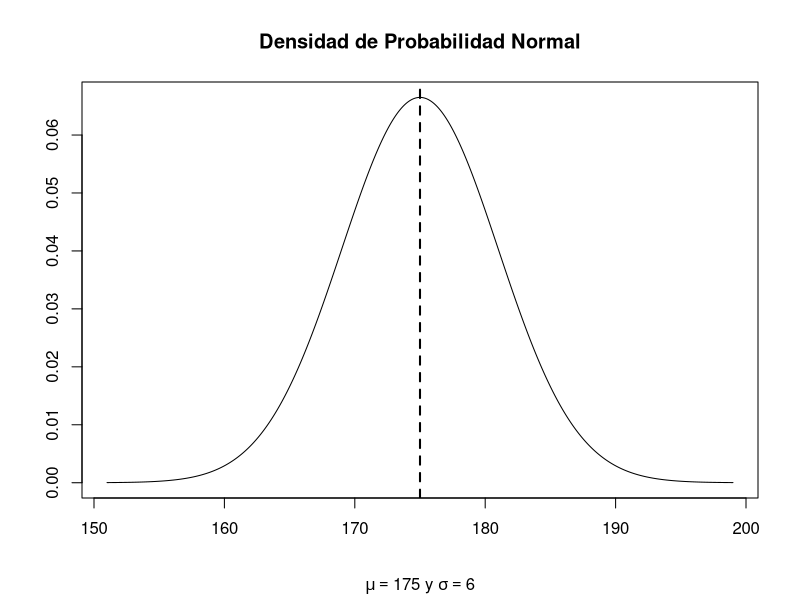
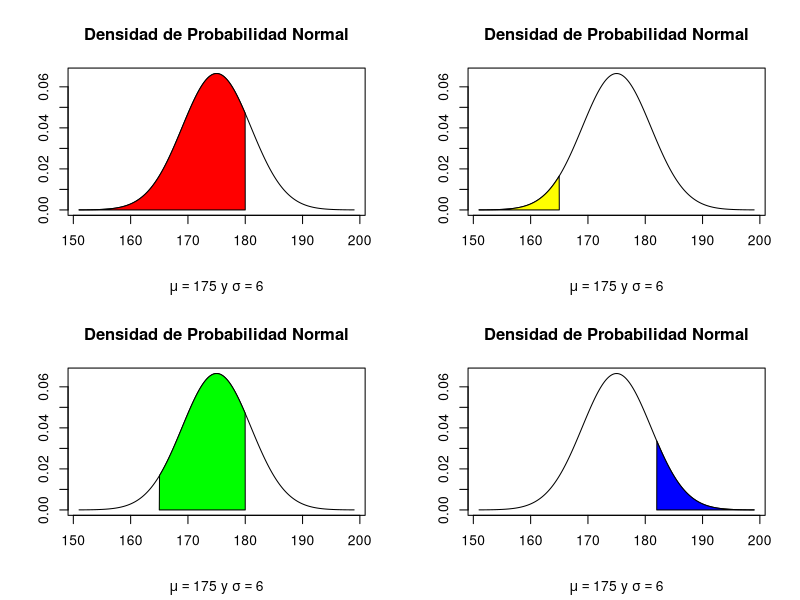
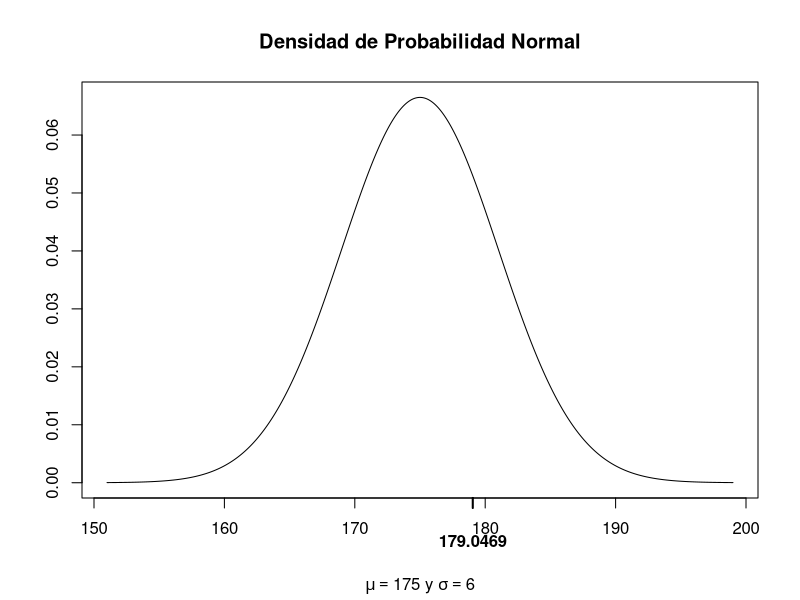
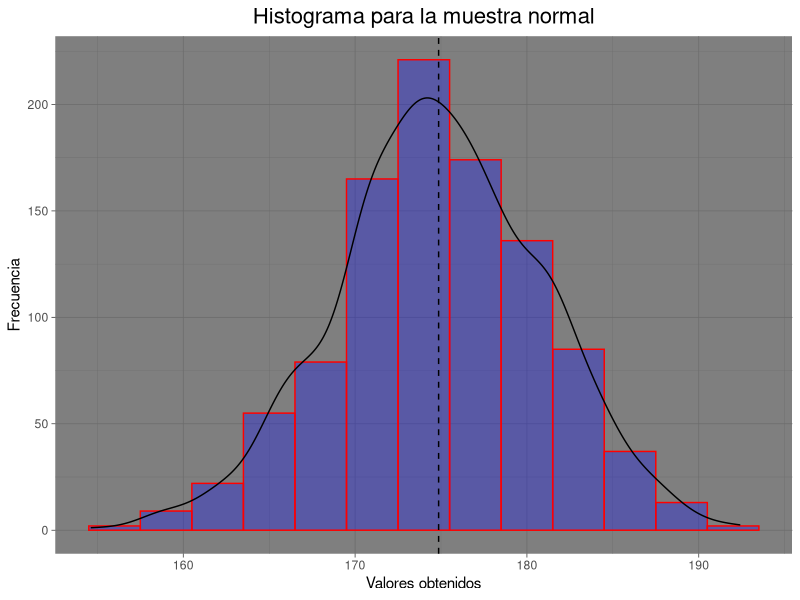
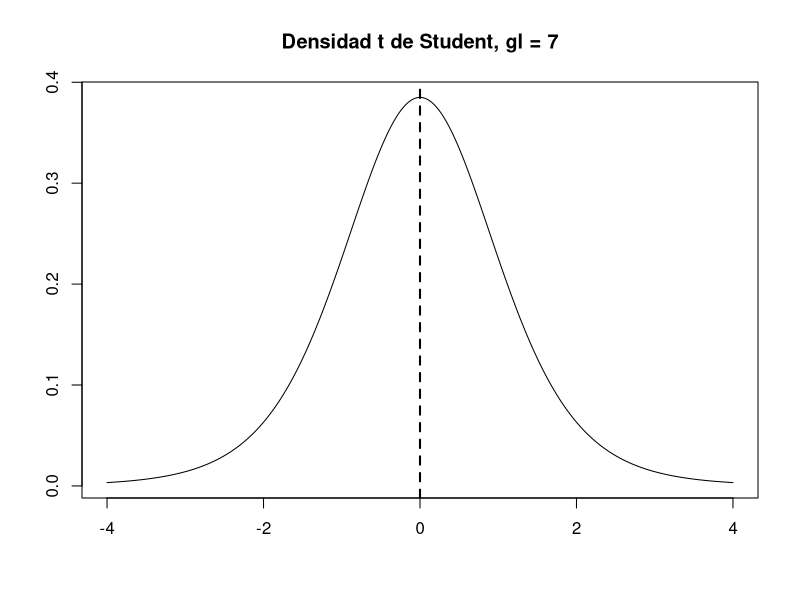
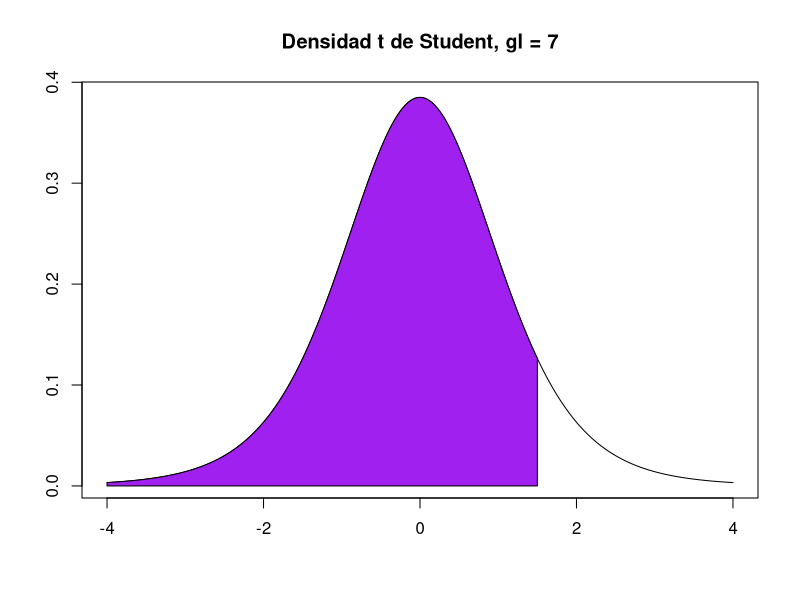
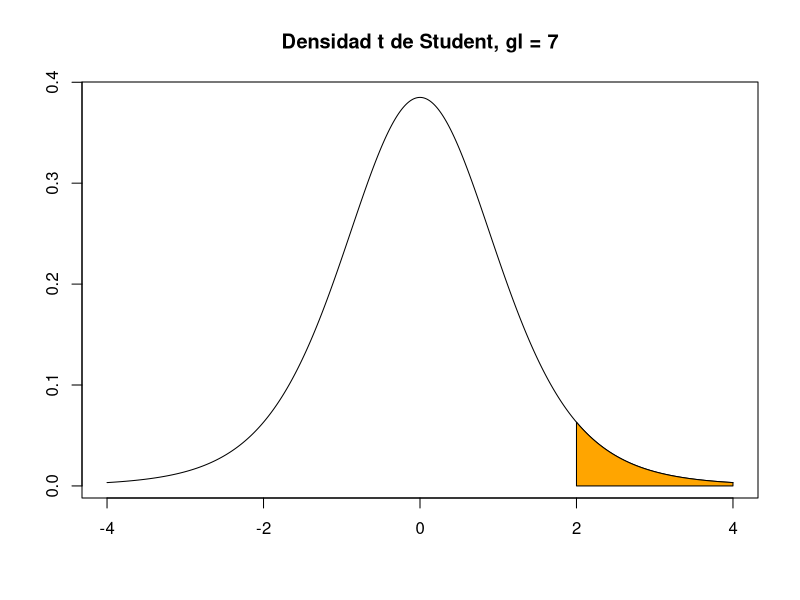
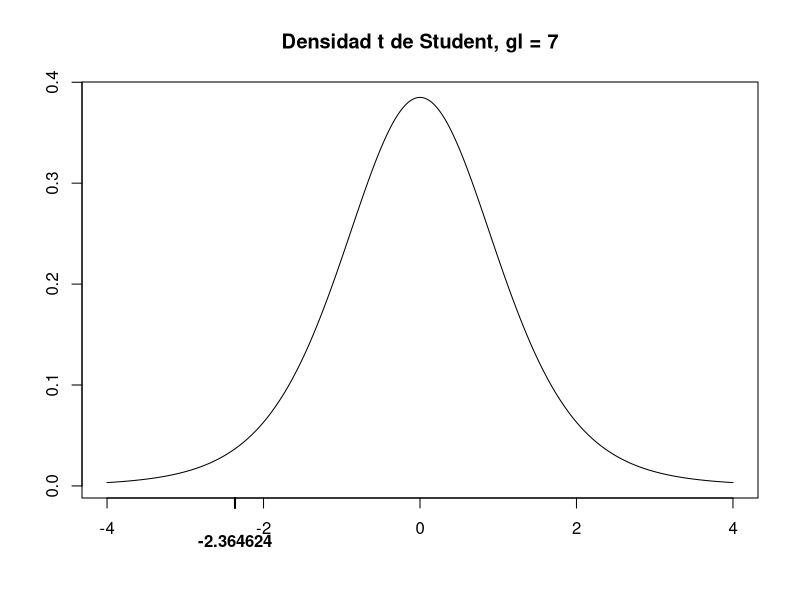

These charts were generated, in order, by the following R code:
# Distribuciones normal y t de Student

library(ggplot2)

# Distribución normal

# En `R` para calcular valores de las funciones de densidad, distribución 
# o cuantiles de la distribución normal (continua), usamos las funciones dnorm,
# pnorm y  qnorm respectivamente. Para generar muestras aleatorias de esta
# distribución utilizamos la función rnorm.

# Consideremos una variable aleatoria (v.a.) X que se distribuye como normal
# con media 175 y desviación estándar 6 (parámetros mu = 175 y sigma = 6)

#### Función de densidad

x <- seq(-4, 4, 0.01)*6 + 175 # Algunos posibles valores que puede tomar la v.a. X (mínimo: mu-4sigma, máximo: mu+4sigma)
y <- dnorm(x, mean = 175, sd = 6) # Valores correspondientes de la función de densidad de probabilidad

plot(x, y, type = "l", xlab = "", ylab = "")
title(main = "Densidad de Probabilidad Normal", sub = expression(paste(mu == 175, " y ", sigma == 6)))
abline(v = 175, lwd = 2, lty = 2) # La media es 175 

#### Función de distribución

# Para obtener P(X <= 180), es decir, la probabilidad de que X tome un valor
# menor o igual a 180, ejecutamos

pnorm(q = 180, mean = 175, sd = 6)

par(mfrow = c(2, 2))
# Observemos la región que corresponde a esta probabilidad en la siguiente gráfica en color rojo

plot(x, y, type = "l", xlab = "", ylab = "")
title(main = "Densidad de Probabilidad Normal", sub = expression(paste(mu == 175, " y ", sigma == 6)))

polygon(c(min(x), x[x<=180], 180), c(0, y[x<=180], 0), col="red")

# Para obtener P(X <= 165), es decir, la probabilidad de que X tome un valor
# menor o igual a 165, ejecutamos

pnorm(q = 165, mean = 175, sd = 6)

# Observemos la región que corresponde a esta probabilidad en la siguiente gráfica en color amarillo

plot(x, y, type = "l", xlab = "", ylab = "")
title(main = "Densidad de Probabilidad Normal", sub = expression(paste(mu == 175, " y ", sigma == 6)))

polygon(c(min(x), x[x<=165], 165), c(0, y[x<=165], 0), col="yellow")

# Para obtener P(165 <= X <= 180), es decir, la probabilidad de que X tome un valor
# mayor o igual a 165 y menor o igual a 180, debemos correr

pnorm(q = 180, mean = 175, sd = 6) - pnorm(q = 165, mean = 175, sd = 6)

# Observemos la región que corresponde a esta probabilidad en la siguiente gráfica en color verde

plot(x, y, type = "l", xlab="", ylab="")
title(main = "Densidad de Probabilidad Normal", sub = expression(paste(mu == 175, " y ", sigma == 6)))

polygon(c(165, x[x>=165 & x<=180], 180), c(0, y[x>=165 & x<=180], 0), col="green")

# Para obtener P(X >= 182), es decir, la probabilidad de que X tome un valor
# mayor o igual a 182, una alternativa es 

pnorm(q = 182, mean = 175, sd = 6, lower.tail = FALSE)

# Observemos la región que corresponde a esta probabilidad en la siguiente gráfica en color azul

plot(x, y, type = "l", xlab="", ylab="")
title(main = "Densidad de Probabilidad Normal", sub = expression(paste(mu == 175, " y ", sigma == 6)))

polygon(c(182, x[x>=182], max(x)), c(0, y[x>=182], 0), col="blue")

dev.off() # Para mostrar solo una gráfica

#### Cuantiles

# Para encontrar el número b, tal que P(X <= b) = 0.75, es decir,
# el cuantil de orden 0.75, ejecutamos

(b <- qnorm(p = 0.75, mean = 175, sd = 6)) 

# Comprobamos

pnorm(b, 175, 6)

# El cuantil se encuentra en el eje de medición (eje horizontal)

plot(x, y, type = "l", xlab="", ylab="")
title(main = "Densidad de Probabilidad Normal", sub = expression(paste(mu == 175, " y ", sigma == 6)))

axis(side = 1, at = b, font = 2, padj = 1, lwd = 2)

#### Muestras aleatorias

# Para generar una muestra aleatoria de tamaño n = 1000 de la v.a. X
# corremos la siguiente instrucción

set.seed(7563) # Para poder reproducir la muestra en el futuro
muestra <- rnorm(n = 1000, mean = 175, sd = 6)
length(muestra); mdf <- as.data.frame(muestra)
tail(mdf)

# Observamos que el histograma de la muestra generada tiene forma de campana
# Similar a la densidad de una normal

ggplot(mdf, aes(muestra)) + 
  geom_histogram(colour = 'red', 
                 fill = 'blue',
                 alpha = 0.3, # Intensidad del color fill
                 binwidth = 3) + 
  geom_density(aes(y = 3*..count..))+
  geom_vline(xintercept = mean(mdf$muestra), linetype="dashed", color = "black") + 
  ggtitle('Histograma para la muestra normal') + 
  labs(x = 'Valores obtenidos', y = 'Frecuencia')+
  theme_dark() +
  theme(plot.title = element_text(hjust = 0.5, size = 16))  

# Distribución t de Student

# En `R` para calcular valores de las funciones de densidad, distribución 
# o cuantiles de la distribución t de Student (continua), usamos las funciones dt,
# pt y  qt respectivamente. Para generar muestras aleatorias de esta
# distribución utilizamos la función rt.

# Consideremos una variable aleatoria (v.a.) T que se distribuye como t
# de Student con 7 grados de libertad (gl) (parámetro gl = 7)

#### Función de densidad

x <- seq(-4, 4, 0.01) # Algunos valores que puede tomar la v.a. T con 7 gl
y <- dt(x, df = 7) # Valores correspondientes de la densidad t de Student con 7 gl
plot(x, y, type = "l", main = "Densidad t de Student, gl = 7", xlab="", ylab="")
abline(v = 0, lwd=2, lty=2)

#### Función de distribución

# Para encontrar P(T <= 1.5), ejecutamos la siguiente instrucción

pt(q = 1.5, df = 7)

# Observemos el área que corresponde a esta probabilidad en la siguiente gráfica

plot(x, y, type = "l", main = "Densidad t de Student, gl = 7", xlab="", ylab="")
polygon(c(min(x), x[x<=1.5], 1.5), c(0, y[x<=1.5], 0), col="purple")

# Para encontrar P(T >= 2), ejecutamos

pt(q = 2, df = 7, lower.tail = FALSE)

# Observemos el área que corresponde a esta probabilidad en la siguiente gráfica

plot(x, y, type = "l", main = "Densidad t de Student, gl = 7", xlab="", ylab="")

polygon(c(2, x[x>=2], max(x)), c(0, y[x>=2], 0), col="orange")

#### Cuantiles

# Para encontrar el número d tal que P(T <= d) = 0.025, es decir, 
# el cuantil de orden 0.025, corremos la siguiente instrucción

(d <- qt(p = 0.025, df = 7))

# comprobamos

pt(q = d, df = 7)

# Mostramos el cuantil contrado en el eje de medición (eje horizonta)

plot(x, y, type = "l", main = "Densidad t de Student, gl = 7", xlab="", ylab="")
axis(side = 1, at = d, font = 2, padj = 1, lwd = 2)

#### Muestras aleatorias

# Para generar una muestra aleatoria de tamaño n = 1000 de la v.a. T
# corremos la siguiente instrucción

set.seed(777) # Para poder reproducir la muestra en el futuro
muestra <- rt(n = 1000, df = 7)
length(muestra); mdf <- as.data.frame(muestra)
tail(mdf)

# Observamos que el histograma de la muestra generada tiene forma de campana
# similar a la densidad t de Student

ggplot(mdf, aes(muestra)) + 
  geom_histogram(colour = 'green', 
                 fill = 'orange',
                 alpha = 0.7, # Intensidad del color fill
                 binwidth = 0.5) + 
  geom_density(aes(y = 0.5*..count..))+
  geom_vline(xintercept = mean(mdf$muestra), linetype="dashed", color = "black") + 
  ggtitle('Histograma para la muestra t de Student') + 
  labs(x = 'Valores obtenidos', y = 'Frecuencia')+
  theme_light() +
  theme(plot.title = element_text(hjust = 0.5, size = 16))  

